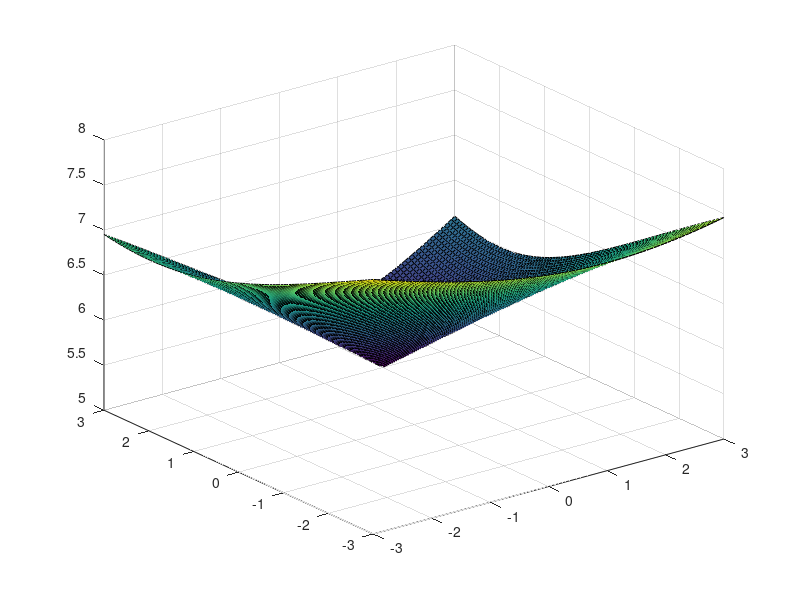

The MATLAB source for this figure:
clc
clear 

% First Attractive potential function based on Logistic Growth:
% f(x) = L/(1 + exp(-k(x -x_0))
x_0 = [1,2];
L = 10;
k = 0.2;

% Second Attractive potential based on linear + quadratic:
K_att = 10;
d_0 = 0.3;

x = linspace(-3,3,100); nx = length(x);
y = linspace(-3,3,100); ny = length(y);

[X,Y] = meshgrid(x,y);

U_att1 = zeros(nx,ny);
U_att2 = U_att1;

for i = 1:nx
    for j = 1:ny
        U_att1(i,j) = L/(1+exp(-k* sqrt((X(i,j)-x_0(1)).^2 + (Y(i,j)-x_0(2)).^2)));
        
        d = sqrt((X(i,j)-x_0(1)).^2 + (Y(i,j)-x_0(2)).^2);
        if (d <= d_0)
            U_att2(i,j) = 0.5 * K_att * d.^2;
        else
            U_att2(i,j) = -0.5*K_att*d_0.^2 + d_0*K_att*d;
        end
    end
end



figure
f  = gcf;
surf(X,Y,U_att1)
print(f,'/home/anshulnayak/MPC/Matlab/Attractive_Potential.png','-dpng','-r300');


% hold on
% surf(X,Y,U_att1)